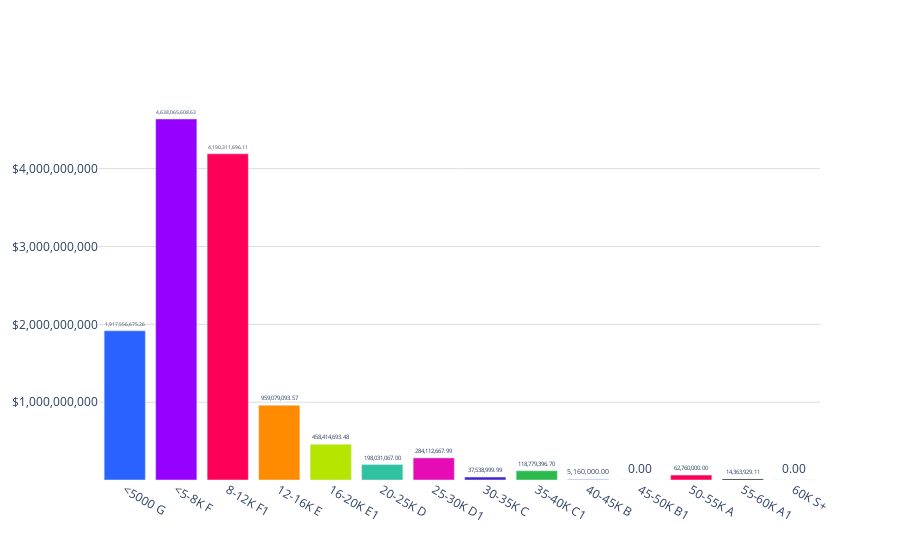

The code cell stored with this chart in its notebook:
### Code cell
pd.options.display.float_format = '{:,.2f}'.format # Mostrar comas como separadores de miles y dos decimales
colores = ['#2962ff', '#9500ff', '#ff0059', '#ff8c00', '#b4e600', '#2EC2A2','#E50CB6','#4225CF','#2CBA4D','#2962ff', '#9500ff', '#ff0059']

fig = go.Figure()
fig.add_trace(go.Bar(
    x=df_volumen_ms_parejas['Label'],  # Eje x: Categoría
    y=df_volumen_ms_parejas['Suma_Volumen'],  # Eje y: Cantidad
    text=df_volumen_ms_parejas['Suma_Volumen'].apply(lambda x: '{:,.2f}'.format(x)),  # Texto con el formato deseado
    textposition='outside',  # Posición del texto (parte superior de las barras)
    marker_color=colores,  # Especifica los colores de las barras
))
fig.update_layout(
    #title='Volumen del mercado salarial de parejas',  # Título de la gráfica
    title_x=0.5,
    yaxis=dict(
        #title='Total valor',  # Título del eje y
        tickvals=[1000000000, 2000000000, 3000000000, 4000000000, 5000000000],  # Posiciones de las líneas del eje y
        ticktext=['$1,000,000,000', '$2,000,000,000', '$3,000,000,000', '$4,000,000,000', '$5,000,000,000'],  # Etiquetas de las líneas del eje y
        gridcolor='#dddcda', # Color de las líneas que dividen los rangos del eje Y
        gridwidth=1, # Ancho de las líneas que dividen los rangos del eje Y
    ),
    plot_bgcolor='rgba(0,0,0,0)',  # Color de fondo del gráfico
)

# Exportar gráfica como archivo HTML
def guardar_grafico_como_html(fig, nombre_archivo, carpeta='graficas'):
    # Crear la carpeta si no existe
    if not os.path.exists(carpeta):
        os.makedirs(carpeta)
    
    # Gráfica como archivo HTML en la carpeta especificada
    pio.write_html(fig, f'{carpeta}/{nombre_archivo}.html')

# Exportar
guardar_grafico_como_html(fig, 'g_bar_volmercadoXXsalarial_parejas_puebla', carpeta='graficas')

fig.show()

### Figure 1 — Plotly figure (JSON) as saved in the notebook; plotly's stock layout.template omitted (floating-point values rounded to 4 significant figures)
{"data": [{"marker": {"color": ["#2962ff", "#9500ff", "#ff0059", "#ff8c00", "#b4e600", "#2EC2A2", "#E50CB6", "#4225CF", "#2CBA4D", "#2962ff", "#9500ff", "#ff0059"]}, "text": ["1,917,556,675.26", "4,638,065,608.63", "4,190,311,696.11", "959,079,093.57", "458,414,693.48", "198,031,067.00", "284,112,667.99", "37,538,999.99", "118,779,396.70", "5,160,000.00", "0.00", "62,760,000.00", "14,363,929.11", "0.00"], "textposition": "outside", "type": "bar", "x": ["<5000 G", "<5-8K F", "8-12K F1", "12-16K E", "16-20K E1", "20-25K D", "25-30K D1", "30-35K C", "35-40K C1", "40-45K B", "45-50K B1", "50-55K A", "55-60K A1", "60K S+"], "y": [1918000000.0, 4638000000.0, 4190000000.0, 959100000.0, 458400000.0, 198031067, 284100000.0, 37540000.0, 118800000.0, 5160000, 0, 62760000, 14360000.0, 0]}], "layout": {"plot_bgcolor": "rgba(0,0,0,0)", "title": {"x": 0.5}, "yaxis": {"gridcolor": "#dddcda", "gridwidth": 1, "ticktext": ["$1,000,000,000", "$2,000,000,000", "$3,000,000,000", "$4,000,000,000", "$5,000,000,000"], "tickvals": [1000000000, 2000000000, 3000000000, 4000000000, 5000000000]}}}
